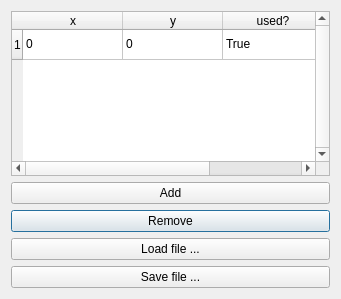
<?xml version="1.0" encoding="UTF-8"?>
<ui version="4.0">
 <class>Dialog</class>
 <widget class="QDialog" name="Dialog">
  <property name="geometry">
   <rect>
    <x>0</x>
    <y>0</y>
    <width>341</width>
    <height>299</height>
   </rect>
  </property>
  <property name="sizePolicy">
   <sizepolicy hsizetype="Expanding" vsizetype="Expanding">
    <horstretch>0</horstretch>
    <verstretch>0</verstretch>
   </sizepolicy>
  </property>
  <property name="windowTitle">
   <string>Field points</string>
  </property>
  <layout class="QGridLayout" name="gridLayout">
   <item row="0" column="0">
    <widget class="QTableWidget" name="tblFieldPoints">
     <property name="sizePolicy">
      <sizepolicy hsizetype="Expanding" vsizetype="Expanding">
       <horstretch>0</horstretch>
       <verstretch>0</verstretch>
      </sizepolicy>
     </property>
     <property name="autoFillBackground">
      <bool>false</bool>
     </property>
     <property name="verticalScrollBarPolicy">
      <enum>Qt::ScrollBarAlwaysOn</enum>
     </property>
     <property name="rowCount">
      <number>1</number>
     </property>
     <property name="columnCount">
      <number>3</number>
     </property>
     <attribute name="horizontalHeaderShowSortIndicator" stdset="0">
      <bool>false</bool>
     </attribute>
     <attribute name="horizontalHeaderStretchLastSection">
      <bool>true</bool>
     </attribute>
     <attribute name="verticalHeaderVisible">
      <bool>true</bool>
     </attribute>
     <row/>
     <column>
      <property name="text">
       <string>x</string>
      </property>
     </column>
     <column>
      <property name="text">
       <string>y</string>
      </property>
     </column>
     <column>
      <property name="text">
       <string>used?</string>
      </property>
     </column>
     <item row="0" column="0">
      <property name="text">
       <string>0</string>
      </property>
     </item>
     <item row="0" column="1">
      <property name="text">
       <string>0</string>
      </property>
     </item>
     <item row="0" column="2">
      <property name="text">
       <string>True</string>
      </property>
     </item>
    </widget>
   </item>
   <item row="2" column="0">
    <widget class="QPushButton" name="pbRemove">
     <property name="text">
      <string>Remove</string>
     </property>
    </widget>
   </item>
   <item row="1" column="0">
    <widget class="QPushButton" name="pbAdd">
     <property name="text">
      <string>Add</string>
     </property>
    </widget>
   </item>
   <item row="3" column="0">
    <widget class="QPushButton" name="pbLoadFile">
     <property name="text">
      <string>Load file ...</string>
     </property>
    </widget>
   </item>
   <item row="4" column="0">
    <widget class="QPushButton" name="pbSaveFile">
     <property name="text">
      <string>Save file ...</string>
     </property>
    </widget>
   </item>
  </layout>
 </widget>
 <resources/>
 <connections/>
</ui>
